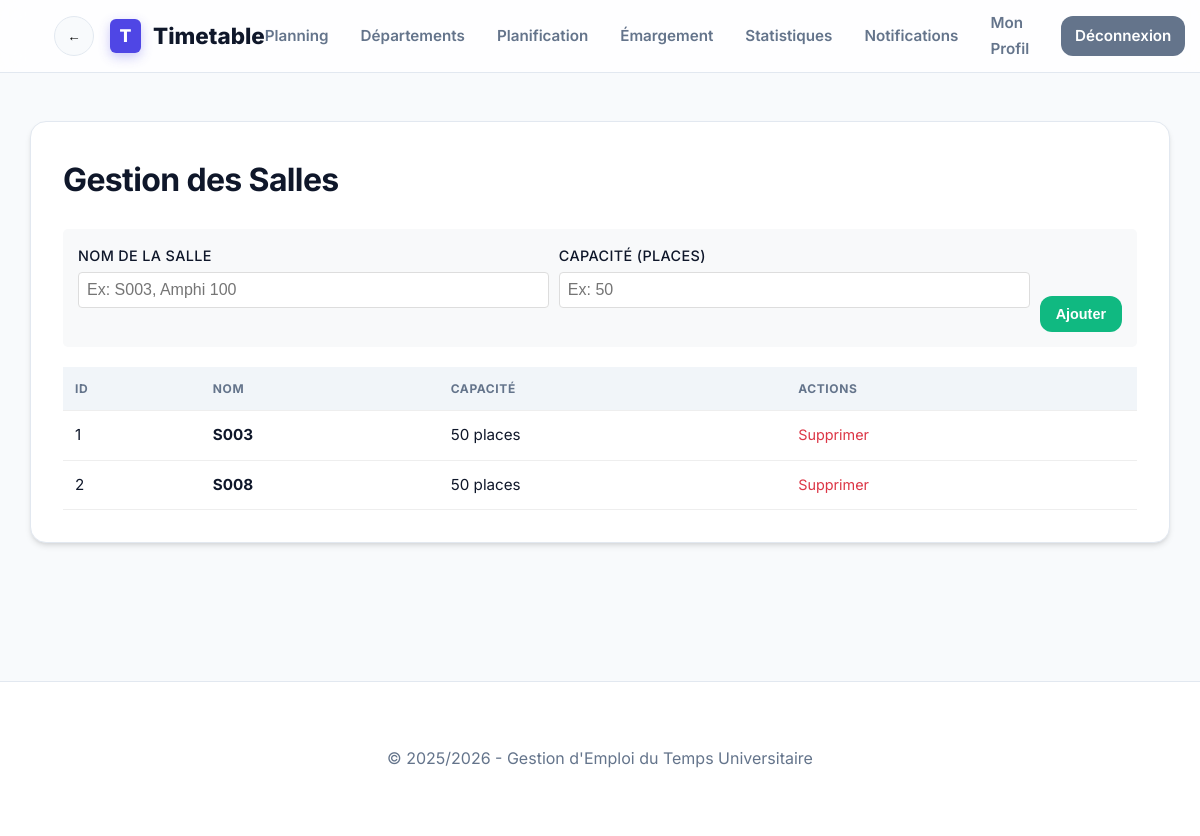
The app's page /timetable_app/modules/rooms/manage.php (signed in), older data.
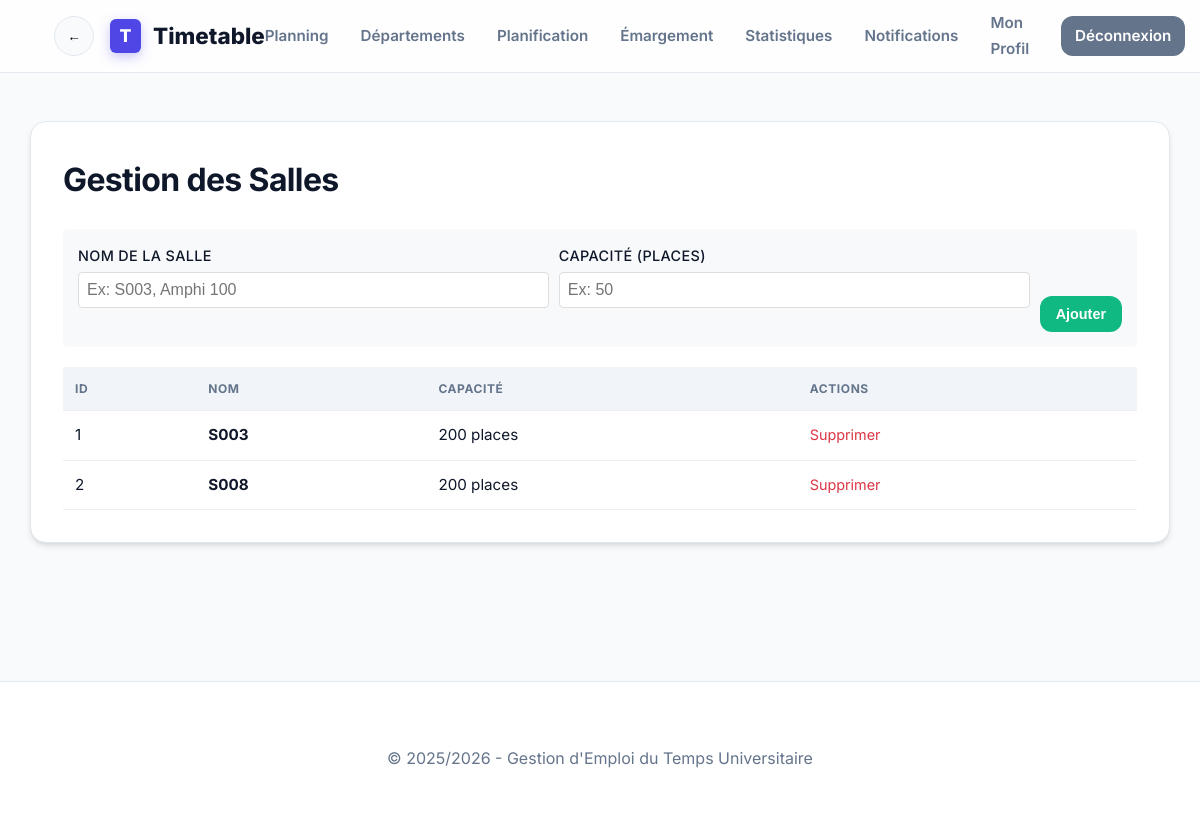
The same page, newer data.
### tables this page shows
CREATE TABLE `rooms` (
  `id` int(11) NOT NULL AUTO_INCREMENT,
  `name` varchar(50) NOT NULL,
  `capacity` int(11) NOT NULL,
  `is_predefined` tinyint(1) DEFAULT 1,
  PRIMARY KEY (`id`)
);

### timetable_app/modules/rooms/manage.php (the view, shortened to what this page needs)
<?php
require_once '../../includes/config.php';
$rooms = $pdo->query("SELECT * FROM rooms ORDER BY name ASC")->fetchAll();
require_once '../../includes/header.php';
?>
<div class="card">
    <h1>Gestion des Salles</h1>
    <form method="POST" action="" style="display: flex; gap: 10px; background: #f8f9fa; padding: 15px; border-radius: 5px; margin-bottom: 20px; align-items: flex-end;">
        <div style="flex: 1;">
            <label style="display: block; margin-bottom: 5px; font-weight: 500; font-size: 0.9rem;">Nom de la salle</label>
            <input type="text" name="name" placeholder="Ex: S003, Amphi 100" required style="width: 100%; padding: 8px; border: 1px solid #ddd; border-radius: 4px; box-sizing: border-box;">
        </div>
        <div style="flex: 1;">
            <label style="display: block; margin-bottom: 5px; font-weight: 500; font-size: 0.9rem;">Capacité (places)</label>
            <input type="number" name="capacity" placeholder="Ex: 50" required min="1" style="width: 100%; padding: 8px; border: 1px solid #ddd; border-radius: 4px; box-sizing: border-box;">
        </div>
        <button type="submit" class="btn btn-success" style="padding: 9px 15px;">Ajouter</button>
    </form>
    <table style="width: 100%; border-collapse: collapse; margin-top: 10px;">
        <thead>
            <tr style="background-color: #f8f9fa;">
                <th style="padding: 12px; text-align: left; border-bottom: 1px solid #eee;">ID</th>
                <th style="padding: 12px; text-align: left; border-bottom: 1px solid #eee;">Nom</th>
                <th style="padding: 12px; text-align: left; border-bottom: 1px solid #eee;">Capacité</th>
                <th style="padding: 12px; text-align: left; border-bottom: 1px solid #eee;">Actions</th>
            </tr>
        </thead>
        <tbody>
            <?php foreach ($rooms as $room): ?>
            <tr>
                <td style="padding: 12px; border-bottom: 1px solid #eee;"><?php echo $room['id']; ?></td>
                <td style="padding: 12px; border-bottom: 1px solid #eee;"><strong><?php echo htmlspecialchars($room['name']); ?></strong></td>
                <td style="padding: 12px; border-bottom: 1px solid #eee;"><?php echo $room['capacity']; ?> places</td>
                <td style="padding: 12px; border-bottom: 1px solid #eee;">
                    <a href="?delete=<?php echo $room['id']; ?>" onclick="return confirm('Êtes-vous sûr de vouloir supprimer cette salle ?');" style="color: #dc3545; text-decoration: none; font-size: 0.9rem;">Supprimer</a>
                </td>
            </tr>
            <?php endforeach; ?>
        </tbody>
    </table>
</div>
<?php
require_once '../../includes/footer.php';
?>

Row changes from the older to the newer data that the page shows:
changed rooms id 1: capacity "50" → "200"
changed rooms id 2: capacity "50" → "200"
